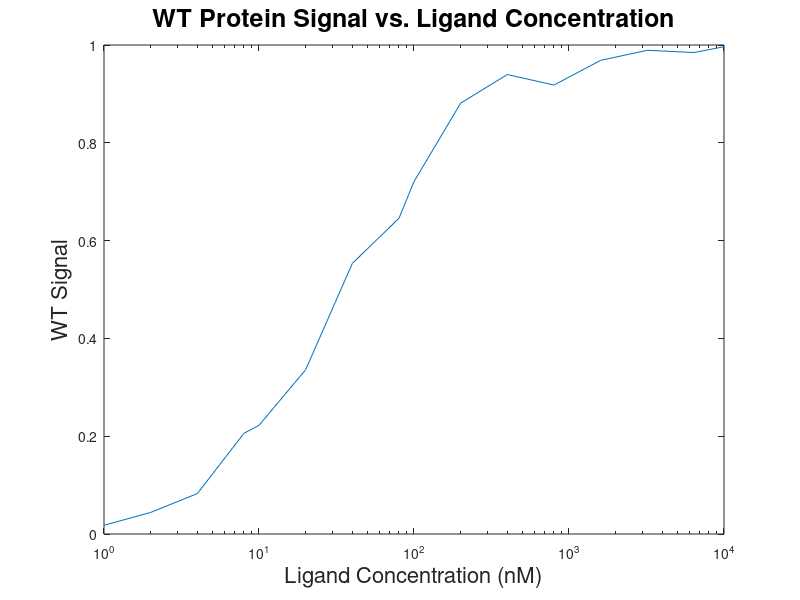

Source code (MATLAB): (Note: this script raises an error after producing the figure.)
%This assignment is Cell Engineering HW#1 for Fall 2018
%Author:  Gordon Sun
%Date:    20180915
%
%This program uses nonlinear least squares on wild-type and mutant protein/ligand interaction data to...
%Assumptions:  Assuming steady state.
%This file outputs 4 graphs; modified to 5

function myFlag = CellEng_HW1_2018Template()
	clear; close all; clc;
	%Wild-Type Data.  [L] (nM) vs signal
	L0   = [1 2 4 8 10 20 40 80 100 200 400 800 1600 3200 6400 1e4];   % Given ligand concentration (independent variable)
	WT   = [0.0178
	    0.0441
	    0.0826
	    0.2060
	    0.2222
	    0.336
	    0.5533
	    0.6457
	    0.7207
	    0.8811
	    0.9396
	    0.9181
	    0.9686
	    0.9892
	    0.9846
	    0.9965
	    ]';   % WT Signal (dependent variable)
	MUT  = [0.0312
	    0.0786
	    0.1454
	    0.2432
	    0.2727
	    0.3208
	    0.4602
	    0.4346
	    0.6288
	    0.5175
	    0.5519
	    0.5978
	    0.5546
	    0.7384
	    0.7198
	    0.6828
	    ]';   % Mut Signal (dependent variable)

	beta0 = [0, 0];      % Parameter 1:  Initial Guesses: Constant of Proportionality between fraction saturated and signal
	% Parameter 2:  Initial Guesses: Kd [=] nM

	[WT_beta, WT_res] = nlinfit(L0, WT, @binding, beta0);   
	% WT_beta = [proportionality constant, Kd] , ** This needs to be filled in to run **

	%Plots experimental wild-type data
	figure;
	semilogx(L0, WT);  % what you are plotting
	xlabel('Ligand Concentration (nM)', 'FontSize', 16);
	ylabel('WT Signal', 'FontSize', 16);
	title('WT Protein Signal vs. Ligand Concentration', 'FontSize', 18);
	axis([ ]);

	%Plots fit of wild-type data
	hold on;
	p =  L0; % this is your array of ligand points to use for fitting
	WT_fit = WT_beta(1) * p ./ (p + WT_beta(2)); % this will be a function of WT_beta(1) WT_beta(2), and p
	semilogx(L0, WT_fit); % what you are plotting
	legend('Raw WT data', 'WT Fit');

	%Plots Residuals
	figure;
	semilogx(L0, WT_res);  % what you are plotting
	xlabel('Ligand Concentration (nM)', 'FontSize', 16);
	ylabel('Residuals', 'FontSize', 16);
	title('WT Residuals', 'FontSize', 18);
	axis([  ]);



	axis([  ]);
	%Repeat with Mutant Data Below.  [L] (nM) vs Mutant Signal
	[MUT_beta, MUT_res] = nlinfit(L0, MUT, @binding, beta0);    
	% MUT_beta = [proportionality constant, Kd] , ** This needs to be filled in to run **
	%Plots experimental mutant data
	figure;
	semilogx(L0, MUT);  % what you are plotting
	xlabel('Ligand Concentration (nM)', 'FontSize', 16);
	ylabel('Mutant Signal', 'FontSize', 16);
	title('Mutant Protein Signal vs. Ligand Concentration', 'FontSize', 18);
	axis([ ]);

	%Plots fit of mutant data
	hold on;
	p =  L0; % this is your array of ligand points to use for fitting
	MUT_fit = MUT_beta(1) * p ./ (p + MUT_beta(2)); % this will be a function of MUT_beta(1) MUT_beta(2), and p
	semilogx(L0, MUT_fit); % what you are plotting
	legend('Raw MUT data', 'MUT Fit');

	%Plots Residuals
	figure;
	semilogx(L0, MUT_res);  % what you are plotting
	xlabel('Ligand Concentration (nM)', 'FontSize', 16);
	ylabel('Residuals', 'FontSize', 16);
	title('Mutant Residuals', 'FontSize', 18);
	axis([  ]);


	figure;
	semilogx(L0, WT);
	hold on;
	semilogx(L0, WT_fit);

	semilogx(L0, MUT);
	semilogx(L0, MUT_fit);
	xlabel('Ligand Concentration (nM)', 'FontSize', 16);
	ylabel('Protein Signal', 'FontSize', 16);
	title('Superimposed Mutant or WT protein signal vs Ligand')
	legend('WT Raw', 'WT fit', 'MUT Raw', 'MUT fit')
end

%------------------Function that describes the curve that data points are fit to--------------
function signal = binding(beta, L)
	Var1   = beta(1);
	Var2   = beta(2);
	signal  =  Var1 * L ./ (L + Var2); 
end